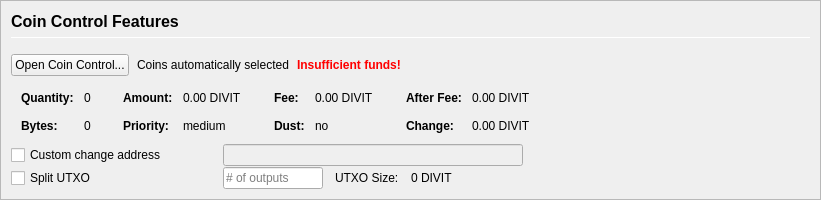
         <widget class="QFrame" name="frameCoinControl">
          <property name="sizePolicy">
           <sizepolicy hsizetype="Expanding" vsizetype="Expanding">
            <horstretch>0</horstretch>
            <verstretch>0</verstretch>
           </sizepolicy>
          </property>
          <property name="maximumSize">
           <size>
            <width>16777215</width>
            <height>16777215</height>
           </size>
          </property>
          <property name="frameShape">
           <enum>QFrame::StyledPanel</enum>
          </property>
          <property name="frameShadow">
           <enum>QFrame::Sunken</enum>
          </property>
          <layout class="QVBoxLayout" name="verticalLayoutCoinControl2">
           <property name="spacing">
            <number>0</number>
           </property>
           <property name="leftMargin">
            <number>0</number>
           </property>
           <property name="topMargin">
            <number>0</number>
           </property>
           <property name="rightMargin">
            <number>0</number>
           </property>
           <property name="bottomMargin">
            <number>0</number>
           </property>
           <item>
            <widget class="QFrame" name="frameCoinControl_BG">
             <layout class="QVBoxLayout" name="verticalLayoutCoinControl" stretch="0,0,0,0,0,0">
              <property name="spacing">
               <number>1</number>
              </property>
              <property name="leftMargin">
               <number>10</number>
              </property>
              <property name="topMargin">
               <number>10</number>
              </property>
              <item>
               <layout class="QHBoxLayout" name="horizontalLayoutCoinControl1">
                <property name="bottomMargin">
                 <number>15</number>
                </property>
                <item>
                 <layout class="QVBoxLayout" name="verticalLayout_3">
                  <property name="spacing">
                   <number>6</number>
                  </property>
                  <item>
                   <widget class="QLabel" name="labelCoinControlFeatures">
                    <property name="sizePolicy">
                     <sizepolicy hsizetype="Preferred" vsizetype="Maximum">
                      <horstretch>0</horstretch>
                      <verstretch>0</verstretch>
                     </sizepolicy>
                    </property>
                    <property name="minimumSize">
                     <size>
                      <width>0</width>
                      <height>20</height>
                     </size>
                    </property>
                    <property name="font">
                     <font>
                      <pointsize>12</pointsize>
                      <weight>75</weight>
                      <bold>true</bold>
                     </font>
                    </property>
                    <property name="styleSheet">
                     <string notr="true">font-weight:bold;</string>
                    </property>
                    <property name="text">
                     <string>Coin Control Features</string>
                    </property>
                   </widget>
                  </item>
                  <item>
                   <widget class="Line" name="line">
                    <property name="minimumSize">
                     <size>
                      <width>0</width>
                      <height>1</height>
                     </size>
                    </property>
                    <property name="maximumSize">
                     <size>
                      <width>16777215</width>
                      <height>1</height>
                     </size>
                    </property>
                    <property name="orientation">
                     <enum>Qt::Horizontal</enum>
                    </property>
                   </widget>
                  </item>
                 </layout>
                </item>
               </layout>
              </item>
              <item>
               <layout class="QHBoxLayout" name="horizontalLayoutCoinControl2" stretch="0,0,0,0">
                <property name="spacing">
                 <number>8</number>
                </property>
                <property name="bottomMargin">
                 <number>10</number>
                </property>
                <item>
                 <widget class="QPushButton" name="pushButtonCoinControl">
                  <property name="styleSheet">
                   <string notr="true"/>
                  </property>
                  <property name="text">
                   <string>Open Coin Control...</string>
                  </property>
                  <property name="autoDefault">
                   <bool>false</bool>
                  </property>
                 </widget>
                </item>
                <item>
                 <widget class="QLabel" name="labelCoinControlAutomaticallySelected">
                  <property name="text">
                   <string>Coins automatically selected</string>
                  </property>
                  <property name="margin">
                   <number>5</number>
                  </property>
                 </widget>
                </item>
                <item>
                 <widget class="QLabel" name="labelCoinControlInsuffFunds">
                  <property name="font">
                   <font>
                    <weight>75</weight>
                    <bold>true</bold>
                   </font>
                  </property>
                  <property name="styleSheet">
                   <string notr="true">color:red;font-weight:bold;</string>
                  </property>
                  <property name="text">
                   <string>Insufficient funds!</string>
                  </property>
                  <property name="margin">
                   <number>5</number>
                  </property>
                 </widget>
                </item>
                <item>
                 <spacer name="horizontalSpacerCoinControl">
                  <property name="orientation">
                   <enum>Qt::Horizontal</enum>
                  </property>
                  <property name="sizeHint" stdset="0">
                   <size>
                    <width>40</width>
                    <height>1</height>
                   </size>
                  </property>
                 </spacer>
                </item>
               </layout>
              </item>
              <item>
               <widget class="QWidget" name="widgetCoinControl" native="true">
                <property name="sizePolicy">
                 <sizepolicy hsizetype="Preferred" vsizetype="Preferred">
                  <horstretch>0</horstretch>
                  <verstretch>0</verstretch>
                 </sizepolicy>
                </property>
                <property name="minimumSize">
                 <size>
                  <width>0</width>
                  <height>0</height>
                 </size>
                </property>
                <property name="styleSheet">
                 <string notr="true"/>
                </property>
                <layout class="QHBoxLayout" name="horizontalLayoutCoinControl5">
                 <property name="leftMargin">
                  <number>0</number>
                 </property>
                 <property name="topMargin">
                  <number>0</number>
                 </property>
                 <property name="rightMargin">
                  <number>0</number>
                 </property>
                 <property name="bottomMargin">
                  <number>0</number>
                 </property>
                 <item>
                  <layout class="QHBoxLayout" name="horizontalLayoutCoinControl3" stretch="0,0,0,1">
                   <property name="spacing">
                    <number>20</number>
                   </property>
                   <property name="topMargin">
                    <number>0</number>
                   </property>
                   <property name="bottomMargin">
                    <number>10</number>
                   </property>
                   <item>
                    <layout class="QFormLayout" name="formLayoutCoinControl1">
                     <property name="horizontalSpacing">
                      <number>10</number>
                     </property>
                     <property name="verticalSpacing">
                      <number>14</number>
                     </property>
                     <property name="leftMargin">
                      <number>10</number>
                     </property>
                     <property name="topMargin">
                      <number>4</number>
                     </property>
                     <property name="rightMargin">
                      <number>6</number>
                     </property>
                     <item row="0" column="0">
                      <widget class="QLabel" name="labelCoinControlQuantityText">
                       <property name="font">
                        <font>
                         <weight>75</weight>
                         <bold>true</bold>
                        </font>
                       </property>
                       <property name="text">
                        <string>Quantity:</string>
                       </property>
                       <property name="margin">
                        <number>0</number>
                       </property>
                      </widget>
                     </item>
                     <item row="0" column="1">
                      <widget class="QLabel" name="labelCoinControlQuantity">
                       <property name="cursor">
                        <cursorShape>IBeamCursor</cursorShape>
                       </property>
                       <property name="contextMenuPolicy">
                        <enum>Qt::ActionsContextMenu</enum>
                       </property>
                       <property name="text">
                        <string notr="true">0</string>
                       </property>
                       <property name="margin">
                        <number>0</number>
                       </property>
                       <property name="textInteractionFlags">
                        <set>Qt::LinksAccessibleByMouse|Qt::TextSelectableByKeyboard|Qt::TextSelectableByMouse</set>
                       </property>
                      </widget>
                     </item>
                     <item row="1" column="0">
                      <widget class="QLabel" name="labelCoinControlBytesText">
                       <property name="font">
                        <font>
                         <weight>75</weight>
                         <bold>true</bold>
                        </font>
                       </property>
                       <property name="text">
                        <string>Bytes:</string>
                       </property>
                      </widget>
                     </item>
                     <item row="1" column="1">
                      <widget class="QLabel" name="labelCoinControlBytes">
                       <property name="cursor">
                        <cursorShape>IBeamCursor</cursorShape>
                       </property>
                       <property name="contextMenuPolicy">
                        <enum>Qt::ActionsContextMenu</enum>
                       </property>
                       <property name="text">
                        <string notr="true">0</string>
                       </property>
                       <property name="textInteractionFlags">
                        <set>Qt::LinksAccessibleByMouse|Qt::TextSelectableByKeyboard|Qt::TextSelectableByMouse</set>
                       </property>
                      </widget>
                     </item>
                    </layout>
                   </item>
                   <item>
                    <layout class="QFormLayout" name="formLayoutCoinControl2">
                     <property name="horizontalSpacing">
                      <number>10</number>
                     </property>
                     <property name="verticalSpacing">
                      <number>14</number>
                     </property>
                     <property name="leftMargin">
                      <number>6</number>
                     </property>
                     <property name="topMargin">
                      <number>4</number>
                     </property>
                     <property name="rightMargin">
                      <number>6</number>
                     </property>
                     <item row="0" column="0">
                      <widget class="QLabel" name="labelCoinControlAmountText">
                       <property name="font">
                        <font>
                         <weight>75</weight>
                         <bold>true</bold>
                        </font>
                       </property>
                       <property name="text">
                        <string>Amount:</string>
                       </property>
                       <property name="margin">
                        <number>0</number>
                       </property>
                      </widget>
                     </item>
                     <item row="0" column="1">
                      <widget class="QLabel" name="labelCoinControlAmount">
                       <property name="cursor">
                        <cursorShape>IBeamCursor</cursorShape>
                       </property>
                       <property name="contextMenuPolicy">
                        <enum>Qt::ActionsContextMenu</enum>
                       </property>
                       <property name="text">
                        <string notr="true">0.00 DIVIT</string>
                       </property>
                       <property name="textInteractionFlags">
                        <set>Qt::LinksAccessibleByMouse|Qt::TextSelectableByKeyboard|Qt::TextSelectableByMouse</set>
                       </property>
                      </widget>
                     </item>
                     <item row="1" column="0">
                      <widget class="QLabel" name="labelCoinControlPriorityText">
                       <property name="font">
                        <font>
                         <weight>75</weight>
                         <bold>true</bold>
                        </font>
                       </property>
                       <property name="text">
                        <string>Priority:</string>
                       </property>
                      </widget>
                     </item>
                     <item row="1" column="1">
                      <widget class="QLabel" name="labelCoinControlPriority">
                       <property name="cursor">
                        <cursorShape>IBeamCursor</cursorShape>
                       </property>
                       <property name="contextMenuPolicy">
                        <enum>Qt::ActionsContextMenu</enum>
                       </property>
                       <property name="text">
                        <string>medium</string>
                       </property>
                       <property name="textInteractionFlags">
                        <set>Qt::LinksAccessibleByMouse|Qt::TextSelectableByKeyboard|Qt::TextSelectableByMouse</set>
                       </property>
                      </widget>
                     </item>
                    </layout>
                   </item>
                   <item>
                    <layout class="QFormLayout" name="formLayoutCoinControl3">
                     <property name="horizontalSpacing">
                      <number>10</number>
                     </property>
                     <property name="verticalSpacing">
                      <number>14</number>
                     </property>
                     <property name="leftMargin">
                      <number>6</number>
                     </property>
                     <property name="topMargin">
                      <number>4</number>
                     </property>
                     <property name="rightMargin">
                      <number>6</number>
                     </property>
                     <item row="0" column="0">
                      <widget class="QLabel" name="labelCoinControlFeeText">
                       <property name="font">
                        <font>
                         <weight>75</weight>
                         <bold>true</bold>
                        </font>
                       </property>
                       <property name="text">
                        <string>Fee:</string>
                       </property>
                       <property name="margin">
                        <number>0</number>
                       </property>
                      </widget>
                     </item>
                     <item row="0" column="1">
                      <widget class="QLabel" name="labelCoinControlFee">
                       <property name="cursor">
                        <cursorShape>IBeamCursor</cursorShape>
                       </property>
                       <property name="contextMenuPolicy">
                        <enum>Qt::ActionsContextMenu</enum>
                       </property>
                       <property name="text">
                        <string notr="true">0.00 DIVIT</string>
                       </property>
                       <property name="textInteractionFlags">
                        <set>Qt::LinksAccessibleByMouse|Qt::TextSelectableByKeyboard|Qt::TextSelectableByMouse</set>
                       </property>
                      </widget>
                     </item>
                     <item row="1" column="0">
                      <widget class="QLabel" name="labelCoinControlLowOutputText">
                       <property name="font">
                        <font>
                         <weight>75</weight>
                         <bold>true</bold>
                        </font>
                       </property>
                       <property name="text">
                        <string>Dust:</string>
                       </property>
                      </widget>
                     </item>
                     <item row="1" column="1">
                      <widget class="QLabel" name="labelCoinControlLowOutput">
                       <property name="cursor">
                        <cursorShape>IBeamCursor</cursorShape>
                       </property>
                       <property name="contextMenuPolicy">
                        <enum>Qt::ActionsContextMenu</enum>
                       </property>
                       <property name="text">
                        <string>no</string>
                       </property>
                       <property name="textInteractionFlags">
                        <set>Qt::LinksAccessibleByMouse|Qt::TextSelectableByKeyboard|Qt::TextSelectableByMouse</set>
                       </property>
                      </widget>
                     </item>
                    </layout>
                   </item>
                   <item>
                    <layout class="QFormLayout" name="formLayoutCoinControl4">
                     <property name="horizontalSpacing">
                      <number>10</number>
                     </property>
                     <property name="verticalSpacing">
                      <number>14</number>
                     </property>
                     <property name="leftMargin">
                      <number>6</number>
                     </property>
                     <property name="topMargin">
                      <number>4</number>
                     </property>
                     <property name="rightMargin">
                      <number>6</number>
                     </property>
                     <item row="0" column="0">
                      <widget class="QLabel" name="labelCoinControlAfterFeeText">
                       <property name="font">
                        <font>
                         <weight>75</weight>
                         <bold>true</bold>
                        </font>
                       </property>
                       <property name="text">
                        <string>After Fee:</string>
                       </property>
                       <property name="margin">
                        <number>0</number>
                       </property>
                      </widget>
                     </item>
                     <item row="0" column="1">
                      <widget class="QLabel" name="labelCoinControlAfterFee">
                       <property name="cursor">
                        <cursorShape>IBeamCursor</cursorShape>
                       </property>
                       <property name="contextMenuPolicy">
                        <enum>Qt::ActionsContextMenu</enum>
                       </property>
                       <property name="text">
                        <string notr="true">0.00 DIVIT</string>
                       </property>
                       <property name="textInteractionFlags">
                        <set>Qt::LinksAccessibleByMouse|Qt::TextSelectableByKeyboard|Qt::TextSelectableByMouse</set>
                       </property>
                      </widget>
                     </item>
                     <item row="1" column="0">
                      <widget class="QLabel" name="labelCoinControlChangeText">
                       <property name="font">
                        <font>
                         <weight>75</weight>
                         <bold>true</bold>
                        </font>
                       </property>
                       <property name="text">
                        <string>Change:</string>
                       </property>
                      </widget>
                     </item>
                     <item row="1" column="1">
                      <widget class="QLabel" name="labelCoinControlChange">
                       <property name="cursor">
                        <cursorShape>IBeamCursor</cursorShape>
                       </property>
                       <property name="contextMenuPolicy">
                        <enum>Qt::ActionsContextMenu</enum>
                       </property>
                       <property name="text">
                        <string notr="true">0.00 DIVIT</string>
                       </property>
                       <property name="textInteractionFlags">
                        <set>Qt::LinksAccessibleByMouse|Qt::TextSelectableByKeyboard|Qt::TextSelectableByMouse</set>
                       </property>
                      </widget>
                     </item>
                    </layout>
                   </item>
                  </layout>
                 </item>
                </layout>
               </widget>
              </item>
              <item>
               <layout class="QHBoxLayout" name="horizontalLayoutCoinControl4">
                <property name="spacing">
                 <number>12</number>
                </property>
                <property name="sizeConstraint">
                 <enum>QLayout::SetDefaultConstraint</enum>
                </property>
                <property name="topMargin">
                 <number>0</number>
                </property>
                <property name="rightMargin">
                 <number>0</number>
                </property>
                <item>
                 <widget class="QCheckBox" name="checkBoxCoinControlChange">
                  <property name="sizePolicy">
                   <sizepolicy hsizetype="Preferred" vsizetype="Preferred">
                    <horstretch>0</horstretch>
                    <verstretch>0</verstretch>
                   </sizepolicy>
                  </property>
                  <property name="minimumSize">
                   <size>
                    <width>200</width>
                    <height>0</height>
                   </size>
                  </property>
                  <property name="maximumSize">
                   <size>
                    <width>200</width>
                    <height>16777215</height>
                   </size>
                  </property>
                  <property name="toolTip">
                   <string>If this is activated, but the change address is empty or invalid, change will be sent to a newly generated address.</string>
                  </property>
                  <property name="text">
                   <string>Custom change address</string>
                  </property>
                 </widget>
                </item>
                <item>
                 <widget class="QValidatedLineEdit" name="lineEditCoinControlChange">
                  <property name="enabled">
                   <bool>false</bool>
                  </property>
                  <property name="sizePolicy">
                   <sizepolicy hsizetype="Preferred" vsizetype="Preferred">
                    <horstretch>0</horstretch>
                    <verstretch>0</verstretch>
                   </sizepolicy>
                  </property>
                  <property name="minimumSize">
                   <size>
                    <width>300</width>
                    <height>0</height>
                   </size>
                  </property>
                 </widget>
                </item>
                <item>
                 <widget class="QLabel" name="labelCoinControlChangeLabel">
                  <property name="sizePolicy">
                   <sizepolicy hsizetype="Preferred" vsizetype="Preferred">
                    <horstretch>0</horstretch>
                    <verstretch>0</verstretch>
                   </sizepolicy>
                  </property>
                  <property name="minimumSize">
                   <size>
                    <width>100</width>
                    <height>0</height>
                   </size>
                  </property>
                  <property name="text">
                   <string/>
                  </property>
                  <property name="margin">
                   <number>3</number>
                  </property>
                 </widget>
                </item>
               </layout>
              </item>
              <item>
               <layout class="QHBoxLayout" name="horizontalLayoutCoinControl6">
                <property name="spacing">
                 <number>12</number>
                </property>
                <property name="rightMargin">
                 <number>0</number>
                </property>
                <item>
                 <widget class="QCheckBox" name="splitBlockCheckBox">
                  <property name="sizePolicy">
                   <sizepolicy hsizetype="Preferred" vsizetype="Preferred">
                    <horstretch>0</horstretch>
                    <verstretch>0</verstretch>
                   </sizepolicy>
                  </property>
                  <property name="minimumSize">
                   <size>
                    <width>200</width>
                    <height>0</height>
                   </size>
                  </property>
                  <property name="maximumSize">
                   <size>
                    <width>200</width>
                    <height>16777215</height>
                   </size>
                  </property>
                  <property name="text">
                   <string>Split UTXO</string>
                  </property>
                 </widget>
                </item>
                <item>
                 <widget class="QLineEdit" name="splitBlockLineEdit">
                  <property name="sizePolicy">
                   <sizepolicy hsizetype="Preferred" vsizetype="Preferred">
                    <horstretch>50</horstretch>
                    <verstretch>0</verstretch>
                   </sizepolicy>
                  </property>
                  <property name="minimumSize">
                   <size>
                    <width>100</width>
                    <height>0</height>
                   </size>
                  </property>
                  <property name="maximumSize">
                   <size>
                    <width>100</width>
                    <height>16777215</height>
                   </size>
                  </property>
                  <property name="placeholderText">
                   <string># of outputs</string>
                  </property>
                 </widget>
                </item>
                <item>
                 <widget class="QLabel" name="labelBlockSizeText">
                  <property name="text">
                   <string>UTXO Size:</string>
                  </property>
                 </widget>
                </item>
                <item>
                 <widget class="QLabel" name="labelBlockSize">
                  <property name="text">
                   <string>0 DIVIT</string>
                  </property>
                 </widget>
                </item>
                <item>
                 <spacer name="horizontalSpacer_7">
                  <property name="orientation">
                   <enum>Qt::Horizontal</enum>
                  </property>
                  <property name="sizeHint" stdset="0">
                   <size>
                    <width>40</width>
                    <height>20</height>
                   </size>
                  </property>
                 </spacer>
                </item>
               </layout>
              </item>
              <item>
               <spacer name="verticalSpacerCoinControl">
                <property name="orientation">
                 <enum>Qt::Vertical</enum>
                </property>
                <property name="sizeHint" stdset="0">
                 <size>
                  <width>800</width>
                  <height>1</height>
                 </size>
                </property>
               </spacer>
              </item>
             </layout>
            </widget>
           </item>
          </layout>
         </widget>
